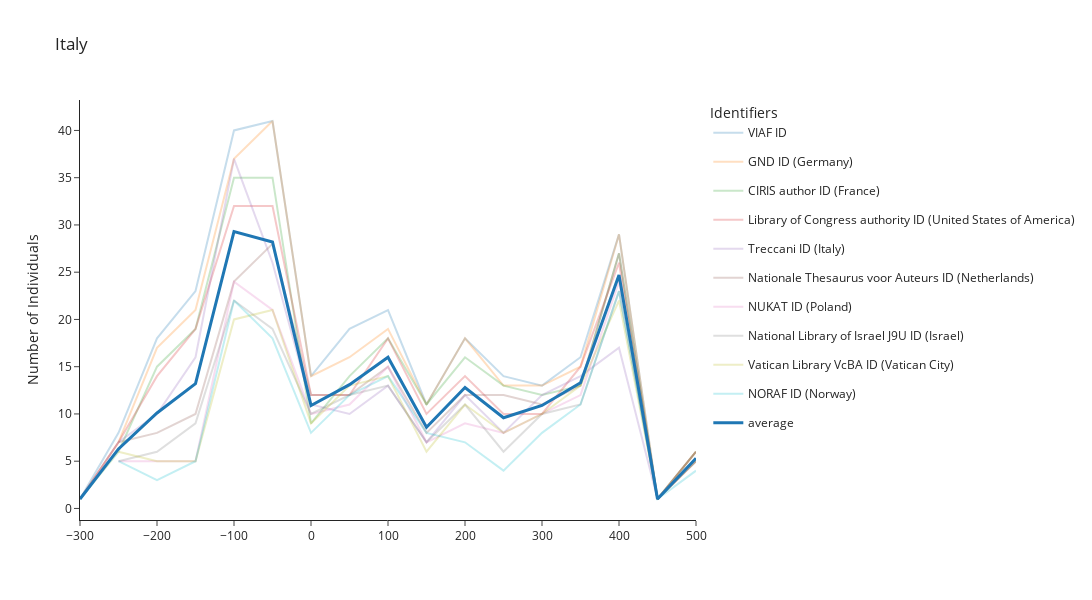

The code cell stored with this chart in its notebook:
### Code cell
def make_figure(df_graph_bis, region_name, min_decade = 1200, max_decade = 1800, top_identifiers = 5):

    df_fig = df_graph_bis[df_graph_bis['region_name']==region_name]
    df_fig = df_fig[df_fig['decade']<=max_decade]
    df_fig = df_fig[df_fig['decade']>=min_decade]

    one_id_country = df_fig.groupby(['country_name', 'identifier_name'])['score'].sum().reset_index()
    one_id_country = one_id_country.sort_values(['country_name', 'score'], ascending=(False, False))
    one_id_country = one_id_country.groupby('country_name').head(1)
    one_id_country = list(one_id_country['identifier_name'])

    df_fig = df_fig[df_fig['identifier_name'].isin(one_id_country)]
    top_ids = df_fig.groupby(['identifier_name'])['score'].sum().reset_index().sort_values('score', ascending=False)

    #top_ids = top_ids[top_ids['identifier_name']!='all_identifiers']
    top_ids = list(top_ids['identifier_name'][:top_identifiers])
    df_fig = df_fig[df_fig['identifier_name'].isin(top_ids)]
    df_fig_mean = df_fig.groupby(['decade'])['score'].mean().reset_index()
    df_fig_mean['identifier_name'] = 'average'

    #df_fig = pd.concat([df_fig, df_fig_mean])

    fig = px.line(df_fig, x = 'decade', y = 'score', color = 'identifier_name',
                  width = 1200, 
                  height = 600, 
                  title = region_name, 
                  template = 'simple_white',
                  category_orders={'identifier_name': top_ids})
                 #line_shape='spline')


    #fig.update_layout(legend=dict(title=dict(text='Top 5 Immaterial Production')))
    fig.update_traces(opacity=0.25)

    fig2 = px.line(df_fig_mean, x = 'decade', y = 'score',color = 'identifier_name',
              width = 1200, 
              height = 600, 
              title = region_name, 
              template = 'simple_white')  
                   #line_shape='spline')

    fig2.update_traces(line=dict(width=3))
    fig3 = go.Figure(data=fig.data + fig2.data)
    fig3.update_layout(xaxis_title='', yaxis_title='Number of Individuals',  
                       template = 'simple_white',  
                       width = 1200, 
                       height = 600,
                      title = region_name)

# Update the layout with the category order


    #ig3.for_each_trace(lambda t: t.update(name=legend_order.index(t.name)))
    fig3.update_layout(legend=dict(title=dict(text='Identifiers')))
    #fig3.update_layout(category_orders={'Identifiers': top_ids})
    fig3.update_layout(xaxis=dict(dtick=100))

    return fig3

region_name = 'Italy'

df_fig_fifty = df_fig.copy()
df_fig_fifty['decade'] = df_fig_fifty['decade'].apply(lambda x : round(x/50)*50)
df_fig_fifty['decade'] = df_fig_fifty['decade'].apply(lambda x : round(x/50)*50)
df_fig_fifty = df_fig_fifty.groupby(['identifier_name', 'country_name', 'region_name', 'decade'])['score'].sum().reset_index()

fig3 = make_figure(df_fig_fifty, region_name = region_name, min_decade = -300, max_decade = 500, top_identifiers = 10)

fig3.show()
#fig3.write_image(f"graph_18_05/{region_name}_identifiers.png", scale=7)

### Figure 1 — Plotly figure (JSON) as saved in the notebook; plotly's stock layout.template omitted (floating-point values rounded to 4 significant figures)
{"data": [{"hovertemplate": "identifier_name=VIAF ID<br>decade=%{x}<br>score=%{y}<extra></extra>", "legendgroup": "VIAF ID", "line": {"color": "#1F77B4", "dash": "solid"}, "marker": {"symbol": "circle"}, "mode": "lines", "name": "VIAF ID", "opacity": 0.25, "orientation": "v", "showlegend": true, "type": "scatter", "x": [-300, -250, -200, -150, -100, -50, 0, 50, 100, 150, 200, 250, 300, 350, 400, 450, 500], "xaxis": "x", "y": [1, 8, 18, 23, 40, 41, 14, 19, 21, 11, 18, 14, 13, 16, 29, 1, 6], "yaxis": "y"}, {"hovertemplate": "identifier_name=GND ID (Germany)<br>decade=%{x}<br>score=%{y}<extra></extra>", "legendgroup": "GND ID (Germany)", "line": {"color": "#FF7F0E", "dash": "solid"}, "marker": {"symbol": "circle"}, "mode": "lines", "name": "GND ID (Germany)", "opacity": 0.25, "orientation": "v", "showlegend": true, "type": "scatter", "x": [-300, -250, -200, -150, -100, -50, 0, 50, 100, 150, 200, 250, 300, 350, 400, 450, 500], "xaxis": "x", "y": [1, 7, 17, 21, 37, 41, 14, 16, 19, 11, 18, 13, 13, 15, 29, 1, 6], "yaxis": "y"}, {"hovertemplate": "identifier_name=CIRIS author ID (France)<br>decade=%{x}<br>score=%{y}<extra></extra>", "legendgroup": "CIRIS author ID (France)", "line": {"color": "#2CA02C", "dash": "solid"}, "marker": {"symbol": "circle"}, "mode": "lines", "name": "CIRIS author ID (France)", "opacity": 0.25, "orientation": "v", "showlegend": true, "type": "scatter", "x": [-300, -250, -200, -150, -100, -50, 0, 50, 100, 150, 200, 250, 300, 350, 400, 450, 500], "xaxis": "x", "y": [1, 6, 15, 19, 35, 35, 9, 14, 18, 11, 16, 13, 12, 13, 27, 1, 6], "yaxis": "y"}, {"hovertemplate": "identifier_name=Library of Congress authority ID (United States of America)<br>decade=%{x}<br>score=%{y}<extra></extra>", "legendgroup": "Library of Congress authority ID (United States of America)", "line": {"color": "#D62728", "dash": "solid"}, "marker": {"symbol": "circle"}, "mode": "lines", "name": "Library of Congress authority ID (United States of America)", "opacity": 0.25, "orientation": "v", "showlegend": true, "type": "scatter", "x": [-300, -250, -200, -150, -100, -50, 0, 50, 100, 150, 200, 250, 300, 350, 400, 450, 500], "xaxis": "x", "y": [1, 7, 14, 19, 32, 32, 12, 12, 18, 10, 14, 10, 10, 15, 26, 1, 6], "yaxis": "y"}, {"hovertemplate": "identifier_name=Treccani ID (Italy)<br>decade=%{x}<br>score=%{y}<extra></extra>", "legendgroup": "Treccani ID (Italy)", "line": {"color": "#9467BD", "dash": "solid"}, "marker": {"symbol": "circle"}, "mode": "lines", "name": "Treccani ID (Italy)", "opacity": 0.25, "orientation": "v", "showlegend": true, "type": "scatter", "x": [-300, -250, -200, -150, -100, -50, 0, 50, 100, 150, 200, 250, 300, 350, 400, 450, 500], "xaxis": "x", "y": [1, 7, 10, 16, 37, 26, 11, 10, 13, 7, 12, 8, 12, 14, 17, 1, 5], "yaxis": "y"}, {"hovertemplate": "identifier_name=Nationale Thesaurus voor Auteurs ID (Netherlands)<br>decade=%{x}<br>score=%{y}<extra></extra>", "legendgroup": "Nationale Thesaurus voor Auteurs ID (Netherlands)", "line": {"color": "#8C564B", "dash": "solid"}, "marker": {"symbol": "circle"}, "mode": "lines", "name": "Nationale Thesaurus voor Auteurs ID (Netherlands)", "opacity": 0.25, "orientation": "v", "showlegend": true, "type": "scatter", "x": [-250, -200, -150, -100, -50, 0, 50, 100, 150, 200, 250, 300, 350, 400, 450, 500], "xaxis": "x", "y": [7, 8, 10, 24, 28, 12, 12, 15, 8, 12, 12, 11, 13, 27, 1, 5], "yaxis": "y"}, {"hovertemplate": "identifier_name=NUKAT ID (Poland)<br>decade=%{x}<br>score=%{y}<extra></extra>", "legendgroup": "NUKAT ID (Poland)", "line": {"color": "#E377C2", "dash": "solid"}, "marker": {"symbol": "circle"}, "mode": "lines", "name": "NUKAT ID (Poland)", "opacity": 0.25, "orientation": "v", "showlegend": true, "type": "scatter", "x": [-250, -200, -150, -100, -50, 0, 50, 100, 150, 200, 250, 300, 350, 400, 450, 500], "xaxis": "x", "y": [5, 5, 5, 24, 21, 10, 11, 15, 7, 9, 8, 10, 12, 24, 1, 5], "yaxis": "y"}, {"hovertemplate": "identifier_name=National Library of Israel J9U ID (Israel)<br>decade=%{x}<br>score=%{y}<extra></extra>", "legendgroup": "National Library of Israel J9U ID (Israel)", "line": {"color": "#7F7F7F", "dash": "solid"}, "marker": {"symbol": "circle"}, "mode": "lines", "name": "National Library of Israel J9U ID (Israel)", "opacity": 0.25, "orientation": "v", "showlegend": true, "type": "scatter", "x": [-250, -200, -150, -100, -50, 0, 50, 100, 150, 200, 250, 300, 350, 400, 450, 500], "xaxis": "x", "y": [5, 6, 9, 22, 19, 10, 12, 13, 7, 11, 6, 10, 11, 23, 1, 5], "yaxis": "y"}, {"hovertemplate": "identifier_name=Vatican Library VcBA ID (Vatican City)<br>decade=%{x}<br>score=%{y}<extra></extra>", "legendgroup": "Vatican Library VcBA ID (Vatican City)", "line": {"color": "#BCBD22", "dash": "solid"}, "marker": {"symbol": "circle"}, "mode": "lines", "name": "Vatican Library VcBA ID (Vatican City)", "opacity": 0.25, "orientation": "v", "showlegend": true, "type": "scatter", "x": [-250, -200, -150, -100, -50, 0, 50, 100, 150, 200, 250, 300, 350, 400, 450, 500], "xaxis": "x", "y": [6, 5, 5, 20, 21, 9, 13, 14, 6, 11, 8, 10, 13, 22, 1, 5], "yaxis": "y"}, {"hovertemplate": "identifier_name=NORAF ID (Norway)<br>decade=%{x}<br>score=%{y}<extra></extra>", "legendgroup": "NORAF ID (Norway)", "line": {"color": "#17BECF", "dash": "solid"}, "marker": {"symbol": "circle"}, "mode": "lines", "name": "NORAF ID (Norway)", "opacity": 0.25, "orientation": "v", "showlegend": true, "type": "scatter", "x": [-250, -200, -150, -100, -50, 0, 50, 100, 150, 200, 250, 300, 350, 400, 450, 500], "xaxis": "x", "y": [5, 3, 5, 22, 18, 8, 12, 14, 8, 7, 4, 8, 11, 23, 1, 4], "yaxis": "y"}, {"hovertemplate": "identifier_name=average<br>decade=%{x}<br>score=%{y}<extra></extra>", "legendgroup": "average", "line": {"color": "#1F77B4", "dash": "solid", "width": 3}, "marker": {"symbol": "circle"}, "mode": "lines", "name": "average", "orientation": "v", "showlegend": true, "type": "scatter", "x": [-300, -250, -200, -150, -100, -50, 0, 50, 100, 150, 200, 250, 300, 350, 400, 450, 500], "xaxis": "x", "y": [1, 6.3, 10.1, 13.2, 29.3, 28.2, 10.9, 13.1, 16, 8.6, 12.8, 9.6, 10.9, 13.3, 24.7, 1, 5.3], "yaxis": "y"}], "layout": {"height": 600, "legend": {"title": {"text": "Identifiers"}}, "title": {"text": "Italy"}, "width": 1200, "xaxis": {"autorange": true, "dtick": 100, "range": [-300, 500], "title": {"text": ""}, "type": "linear"}, "yaxis": {"autorange": true, "range": [-1.222, 43.22], "title": {"text": "Number of Individuals"}, "type": "linear"}}}
